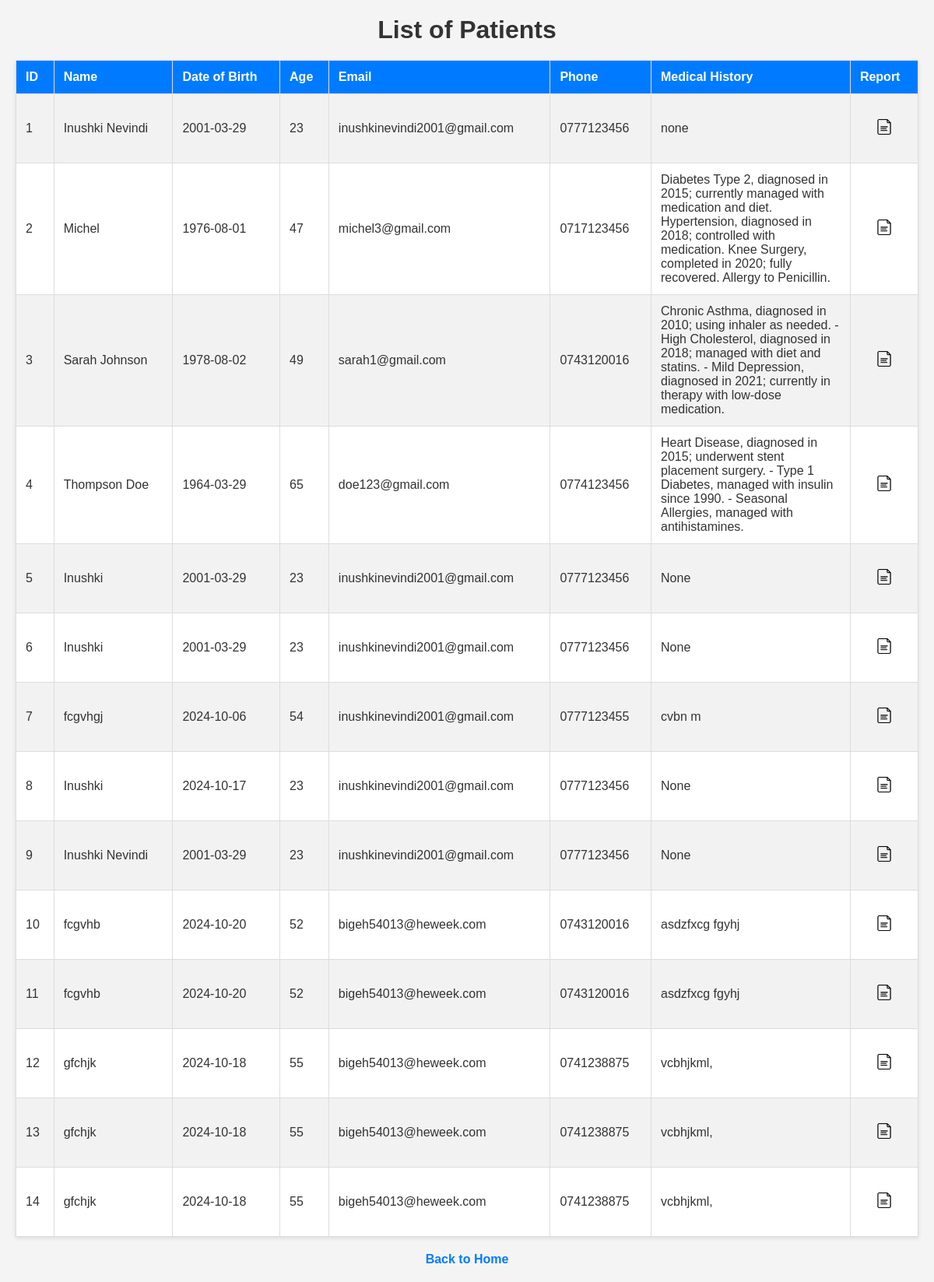
/all_patients, run on the app's committed database.
### tables this page shows
CREATE TABLE patients (
            id INTEGER PRIMARY KEY AUTOINCREMENT,
            name TEXT NOT NULL,
            dob TEXT NOT NULL,
            age INTEGER NOT NULL,
            email TEXT NOT NULL,
            phone TEXT NOT NULL,
            medical_history TEXT NOT NULL,
            photo_path TEXT,
            face_data TEXT
        );

### main.py (the view)
@app.route('/all_patients')
def patients():
    all_patients = get_patient_details()
    return render_template('all_patients.html', patients=all_patients)

### main.py (called while the page is built)
def get_patient_details():
    with sqlite3.connect(DATABASE) as conn:
        cursor = conn.cursor()
        cursor.execute('SELECT * FROM patients')
        return cursor.fetchall()

### templates/all_patients.html (shortened to what this page needs)
<!DOCTYPE html>
<html lang="en">
<head>
    <link rel="stylesheet" href="styles.css">
</head>
<body>
    <h1>List of Patients</h1>
    <table>
        <tr>
            <th>ID</th>
            <th>Name</th>
            <th>Date of Birth</th>
            <th>Age</th>
            <th>Email</th>
            <th>Phone</th>
            <th>Medical History</th>
            <th>Report</th>
        </tr>
        {% for patient in patients %}
        <tr>
            <td>{{ patient[0] }}</td>
            <td>{{ patient[1] }}</td>
            <td>{{ patient[2] }}</td>
            <td>{{ patient[3] }}</td>
            <td>{{ patient[4] }}</td>
            <td>{{ patient[5] }}</td>
            <td>{{ patient[6] }}</td>
            <td>
                <a href="{{ url_for('view_patient_report', patient_id=patient[0]) }}">
                    <img src="{{ url_for('static', filename='img/report-icon.png') }}" alt="Report" class="report-icon">
                </a>
            </td>
        </tr>
        {% endfor %}
    </table>
    <a href="{{ url_for('index') }}">Back to Home</a>
</body>
</html>

### static/css/styles.css (style rules this page uses)
body { font-family: Arial, sans-serif; margin: 0; padding: 0; background-color: #f5f5f5; }
h1 { text-align: center; margin-top: 20px; color: #333; font-size: 2rem; }
body { font-family: Arial, sans-serif; background-color: #f4f4f4; margin: 0; padding: 0; color: #333; }

### templates/all_patients.html (style rules this page uses)
body { font-family: Arial, sans-serif; margin: 20px; background-color: #f4f4f4; }
h1 { color: #333; text-align: center; margin-bottom: 20px; }
td { border: 1px solid #dddddd; text-align: left; padding: 12px; }
td:nth-child(7) { word-wrap: break-word; white-space: normal; max-width: 200px; }
table { width: 100%; border-collapse: collapse; margin: 20px 0; background-color: white; box-shadow: 0 2px 5px rgba(0, 0, 0, 0.1); }
th, td { border: 1px solid #dddddd; text-align: left; padding: 12px; }
th { background-color: #007bff; color: white; }
tr:nth-child(even) { background-color: #f2f2f2; }
a { display: block; margin: 20px auto; text-align: center; text-decoration: none; color: #007bff; font-weight: bold; }
.report-icon { width: 20px; height: 20px; }

### data on the page
patients: id "1", name "Inushki Nevindi", dob "2001-03-29", age "23", email "inushkinevindi2001@gmail.com", phone "0777123456", medical_history "none"
patients: id "2", name "Michel", dob "1976-08-01", age "47", email "michel3@gmail.com", phone "0717123456", medical_history "Diabetes Type 2, diagnosed in 2015; currently managed with medication and diet. Hypertension, diagnosed in 2018; controlled with medication. Knee Surgery, completed in 2020; fully recovered. Allergy to Penicillin."
patients: id "3", name "Sarah Johnson", dob "1978-08-02", age "49", email "sarah1@gmail.com", phone "0743120016", medical_history "Chronic Asthma, diagnosed in 2010; using inhaler as needed. - High Cholesterol, diagnosed in 2018; managed with diet and statins. - Mild Depression, diagnosed in 2021; currently in therapy with low-dose medication."
patients: id "4", name "Thompson Doe", dob "1964-03-29", age "65", email "doe123@gmail.com", phone "0774123456", medical_history "Heart Disease, diagnosed in 2015; underwent stent placement surgery. - Type 1 Diabetes, managed with insulin since 1990. - Seasonal Allergies, managed with antihistamines."
patients: id "5", name "Inushki", dob "2001-03-29", age "23", email "inushkinevindi2001@gmail.com", phone "0777123456", medical_history "None"
patients: id "6", name "Inushki", dob "2001-03-29", age "23", email "inushkinevindi2001@gmail.com", phone "0777123456", medical_history "None"
patients: id "7", name "fcgvhgj", dob "2024-10-06", age "54", email "inushkinevindi2001@gmail.com", phone "0777123455", medical_history "cvbn m"
patients: id "8", name "Inushki", dob "2024-10-17", age "23", email "inushkinevindi2001@gmail.com", phone "0777123456", medical_history "None"
patients: id "9", name "Inushki Nevindi", dob "2001-03-29", age "23", email "inushkinevindi2001@gmail.com", phone "0777123456", medical_history "None"
patients: id "10", name "fcgvhb", dob "2024-10-20", age "52", email "bigeh54013@heweek.com", phone "0743120016", medical_history "asdzfxcg fgyhj"
patients: id "11", name "fcgvhb", dob "2024-10-20", age "52", email "bigeh54013@heweek.com", phone "0743120016", medical_history "asdzfxcg fgyhj"
patients: id "12", name "gfchjk", dob "2024-10-18", age "55", email "bigeh54013@heweek.com", phone "0741238875", medical_history "vcbhjkml,"
patients: id "13", name "gfchjk", dob "2024-10-18", age "55", email "bigeh54013@heweek.com", phone "0741238875", medical_history "vcbhjkml,"
patients: id "14", name "gfchjk", dob "2024-10-18", age "55", email "bigeh54013@heweek.com", phone "0741238875", medical_history "vcbhjkml,"
